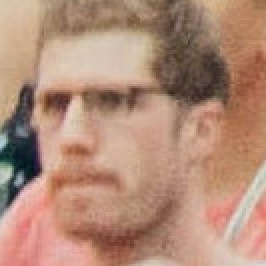
#> input picture input/pessoa.jpg, 133 x 133 px (shown 2 times larger)
$ python momentos-regioes.py
#> lines starting #> are read from the running program, lines starting #| are printed output that depends on the picture; long printed decimals are rounded; pictures that were not available may be replaced by others from this repository, and a replacement may not be noted
import cv2
from math import copysign, log10, sqrt

# Função para calcular os momentos de Hu de uma imagem
def calculate_hu_moments(image):
    moments = cv2.moments(image)
    hu_moments = cv2.HuMoments(moments).flatten()
    hu_moments_transformed = [
        -1 * copysign(1.0, h) * log10(abs(h)) if h != 0 else 0 for h in hu_moments
    ]
    return hu_moments_transformed

# Função para calcular a distância euclidiana entre dois vetores
def calculate_euclidean_distance(vec1, vec2):
    return sqrt(sum((v1 - v2) ** 2 for v1, v2 in zip(vec1, vec2)))

scale_factor=0.5
# Carregar imagens em escala de cinza
person_image = cv2.imread("input/pessoa.jpg", cv2.IMREAD_GRAYSCALE)
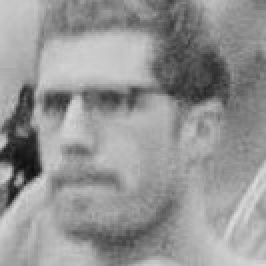
#> person_image: shape (133, 133) (shown 2 times larger); min 14, max 220, mean 148.7
crowd_image = cv2.imread("input/multidao.jpg", cv2.IMREAD_GRAYSCALE)
print(crowd_image.shape)
#| (133, 133)
if person_image is None or crowd_image is None:
    print("Não foi possível carregar as imagens!")
    exit()

# Redimensionar imagens para acelerar o processamento
person_image = cv2.resize(person_image, (0, 0), fx=scale_factor, fy=scale_factor)
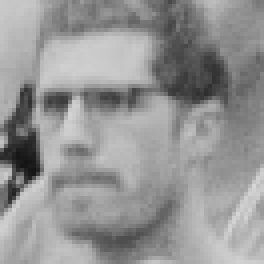
#> person_image: shape (66, 66) (shown 4 times larger); min 20, max 215, mean 148.6
crowd_image = cv2.resize(crowd_image, (0, 0), fx=scale_factor, fy=scale_factor)

# Calcular os momentos de Hu da imagem da pessoa
person_hu_moments = calculate_hu_moments(person_image)
#> in calculate_hu_moments, `moments = cv2.moments(image)`: moments = moments, m00 647105, centre m10/m00, m01/m00 = (32.06, 33.25)
#> in calculate_hu_moments, `hu_moments = cv2.HuMoments(moments).flatten()`: hu_moments = [0.00114, 7.53e-09, 4.85e-12, 5.75e-13, -9.53e-25, -4.97e-17, 1.17e-25]
#> in calculate_hu_moments, `hu_moments_transformed = [ -1 * copysign(1.0, h) * log10(abs(h)) if h ..`: hu_moments_transformed = [2.94, 8.12, 11.31, 12.24, -24.02, -16.3, 24.93]
#> person_hu_moments = [2.94, 8.12, 11.31, 12.24, -24.02, -16.3, 24.93]

person_rows, person_cols = person_image.shape
#> person_rows = 66; person_cols = 66
crowd_rows, crowd_cols = crowd_image.shape
#> crowd_rows = 66; crowd_cols = 66

min_distance = float("inf")
best_match = None

# Deslizar a janela sobre a imagem da multidão
for y in range(crowd_rows - person_rows + 1):
    for x in range(crowd_cols - person_cols + 1):
        roi = crowd_image[y: y + person_rows, x: x + person_cols]
        roi_hu_moments = calculate_hu_moments(roi)
        distance = calculate_euclidean_distance(person_hu_moments, roi_hu_moments)

        if distance < min_distance:
            min_distance = distance
            print(distance)
            best_match = (x, y, person_cols, person_rows)
#> after the loop, best_match = (0, 0, 66, 66); min_distance = 0

# Garantir que foi encontrada uma correspondência
if best_match:
    x, y, w, h = best_match
#> x = 0; y = 0; w = 66; h = 66
    print(f"Melhor correspondência encontrada na posição: {x}, {y}, tamanho: {w}x{h}, distância: {min_distance:.6f}")
#| Melhor correspondência encontrada na posição: 0, 0, tamanho: 66x66, distância: 0

    # Converter a imagem para BGR para desenhar em cores
    result_image = cv2.cvtColor(crowd_image, cv2.COLOR_GRAY2BGR)

    # Desenhar o retângulo na melhor correspondência
    result_image = cv2.rectangle(result_image, (x, y), (x+w, y+h), (0, 255, 0), 4)
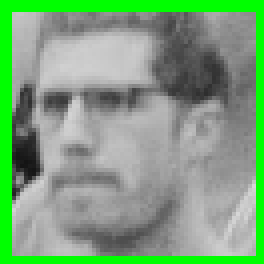
#> result_image: shape (66, 66, 3) (shown 4 times larger); mean B, G, R 125.9, 163, 125.9
    result_image = cv2.resize(result_image, (1500, 900), interpolation=cv2.INTER_LINEAR)
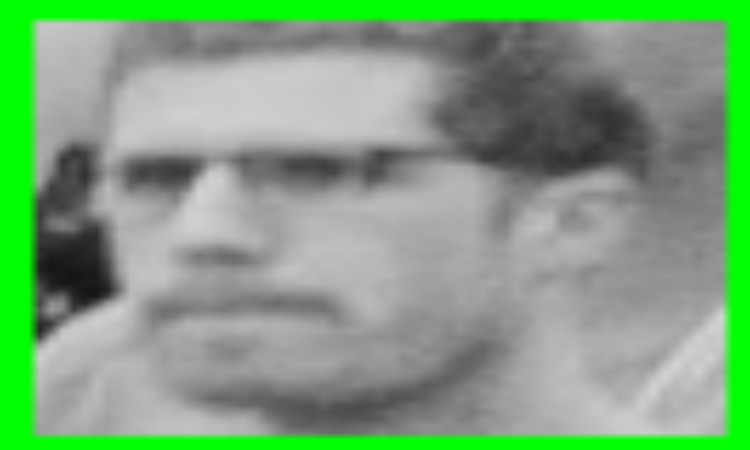
#> result_image: shape (900, 1500, 3) (shown at 1/2 size); mean B, G, R 125.7, 162.9, 125.7
    # Exibir a imagem resultante
    cv2.imshow("Melhor Correspondência", result_image)
    cv2.waitKey(0)
    cv2.destroyAllWindows()
else:
    print("Nenhuma correspondência encontrada!")
